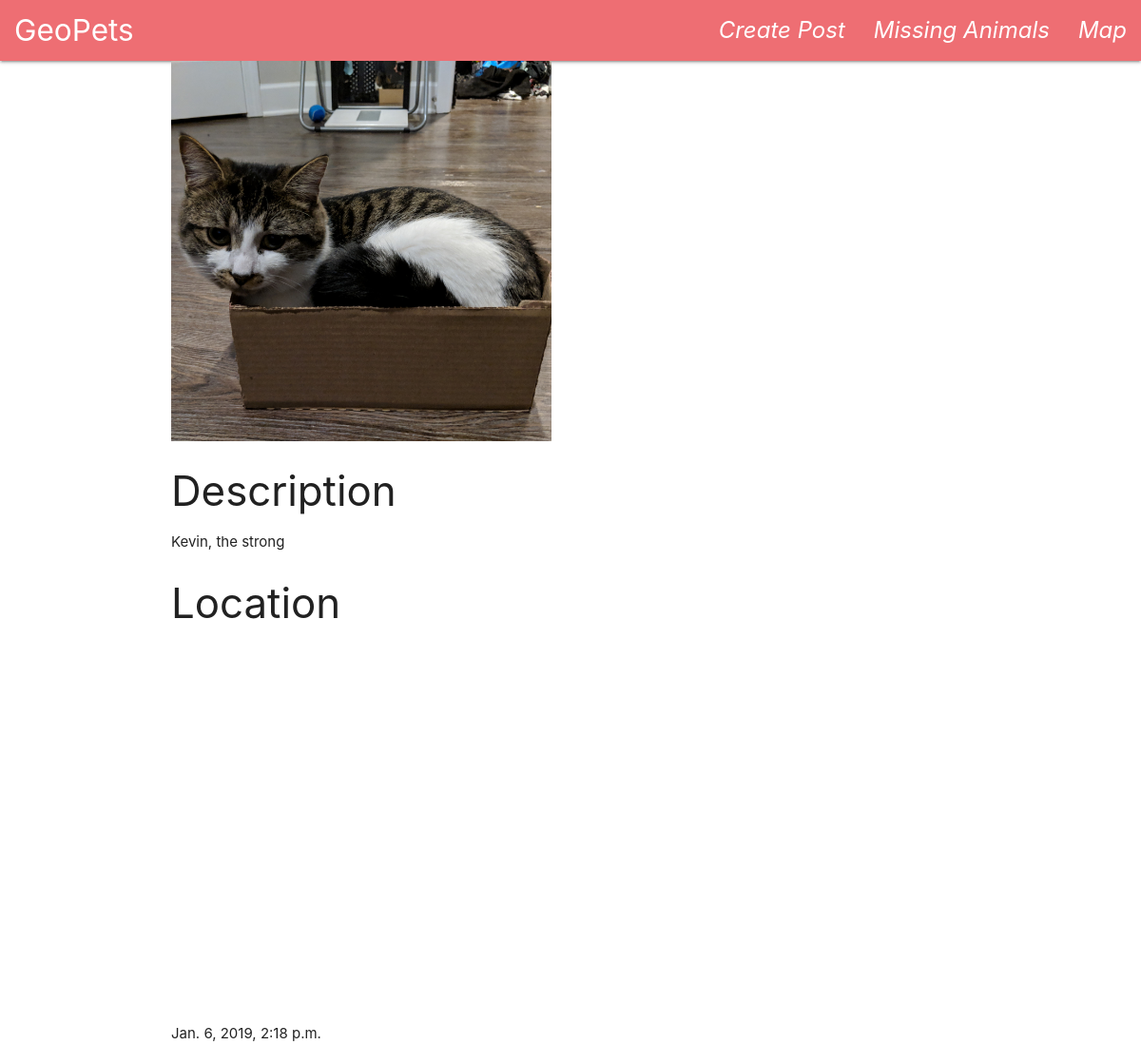
The page /geopet/post_created/12 on the database its author committed.
### findpet/models.py (models this page shows, shortened)
class pet(models.Model):
    description = models.TextField()
    lng = models.DecimalField(max_digits = 9, decimal_places = 6)
    lat = models.DecimalField(max_digits = 9, decimal_places = 6)
    date_published = models.DateTimeField(auto_now_add = True)
    image = models.ImageField(upload_to = 'pet_pics/', default = 'pet_pics/None/no-img.jpg')

### findpet/views.py (the view)
# urls.py: path('geopet/post_created/<int:pk>', views.descriptionDetailView.as_view(), name = 'post_created'),
class descriptionDetailView(DetailView):
    model = pet

### findpet/templates/findpet/pet_detail.html (shortened to what this page needs)
{% extends 'container.html' %}
{% block content %}
<img src = "/media/{{ object.image }}" width= "400" height = "400" />
<h3>
    Description
<p>
    {{ object.description }}
</p>
</head>
<body>
    <h3>Location</h3>
    <div id="map"></div>
</body>
{% endblock %}

### findpet/templates/findpet/pet_detail.html (style rules this page uses)
#map { height: 400px; width: 50%; }

### rows shown on the page
pet: image (picture), description "Kevin, the strong"
